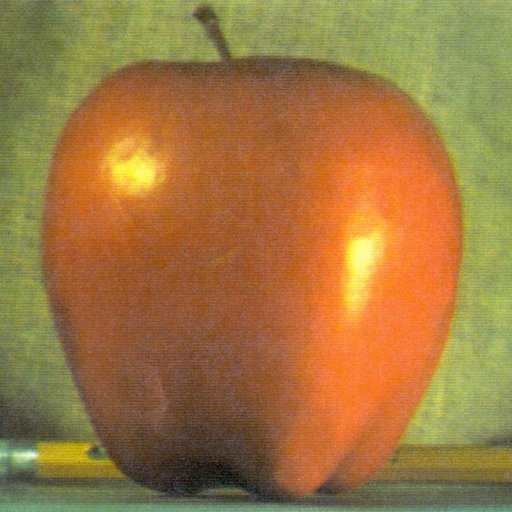
#> input picture project/05-Edge Detection/Another/apple.jpg, 512 x 512 px
$ python 01-EdgeClick.py
#> lines starting #> are read from the running program, lines starting #| are printed output that depends on the picture
import cv2

img = cv2.imread("apple.jpg", 0)
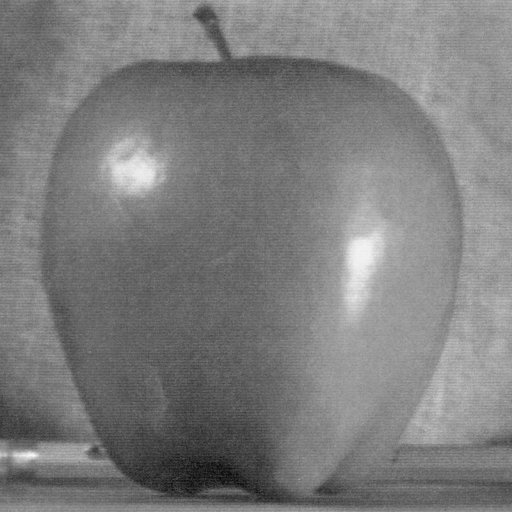
#> img: shape (512, 512); min 7, max 250, mean 125.2
edge = cv2.Canny(img, 85, 150)
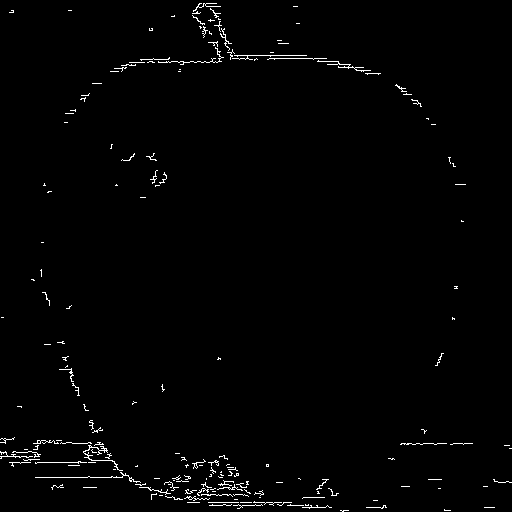
#> edge: shape (512, 512); 1.2% white in thin lines or dots


def clicks(event, x, y, flag, param):
    if event == cv2.EVENT_LBUTTONDOWN:  # EVENT_RBUTTONDOWN is left click
        cv2.circle(edge, (x, y), 5, (147, 96, 44), 15)
        cv2.imshow('edge', edge)


cv2.imshow('edge', edge)
cv2.setMouseCallback('edge', clicks)


cv2.waitKey(0)
cv2.destroyAllWindows()
